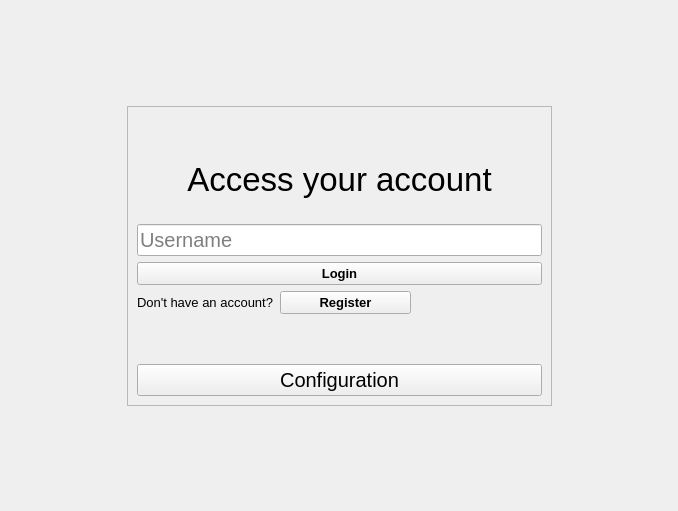
<?xml version="1.0" encoding="UTF-8"?>
<ui version="4.0">
 <class>LoginWidget</class>
 <widget class="QWidget" name="LoginWidget">
  <property name="geometry">
   <rect>
    <x>0</x>
    <y>0</y>
    <width>678</width>
    <height>511</height>
   </rect>
  </property>
  <property name="minimumSize">
   <size>
    <width>475</width>
    <height>400</height>
   </size>
  </property>
  <property name="windowTitle">
   <string notr="true">Form</string>
  </property>
  <layout class="QGridLayout" name="gridLayout">
   <item row="1" column="1">
    <widget class="QFrame" name="loginFrame">
     <property name="minimumSize">
      <size>
       <width>425</width>
       <height>300</height>
      </size>
     </property>
     <property name="frameShape">
      <enum>QFrame::Shape::StyledPanel</enum>
     </property>
     <property name="frameShadow">
      <enum>QFrame::Shadow::Raised</enum>
     </property>
     <layout class="QVBoxLayout" name="verticalLayout">
      <item>
       <spacer name="verticalSpacer">
        <property name="orientation">
         <enum>Qt::Orientation::Vertical</enum>
        </property>
        <property name="sizeHint" stdset="0">
         <size>
          <width>20</width>
          <height>40</height>
         </size>
        </property>
       </spacer>
      </item>
      <item>
       <widget class="QLabel" name="titleLabel">
        <property name="font">
         <font>
          <family>Arial</family>
          <pointsize>25</pointsize>
          <italic>false</italic>
          <fontweight>Black</fontweight>
         </font>
        </property>
        <property name="toolTip">
         <string/>
        </property>
        <property name="styleSheet">
         <string notr="true">font: 900 25pt &quot;Arial&quot;;</string>
        </property>
        <property name="text">
         <string>Access your account</string>
        </property>
        <property name="textFormat">
         <enum>Qt::TextFormat::PlainText</enum>
        </property>
        <property name="alignment">
         <set>Qt::AlignmentFlag::AlignCenter</set>
        </property>
        <property name="textInteractionFlags">
         <set>Qt::TextInteractionFlag::NoTextInteraction</set>
        </property>
       </widget>
      </item>
      <item>
       <spacer name="horizontalSpacer">
        <property name="orientation">
         <enum>Qt::Orientation::Horizontal</enum>
        </property>
        <property name="sizeHint" stdset="0">
         <size>
          <width>40</width>
          <height>20</height>
         </size>
        </property>
       </spacer>
      </item>
      <item>
       <widget class="QLineEdit" name="lineEdit">
        <property name="font">
         <font>
          <family>Arial</family>
          <pointsize>15</pointsize>
         </font>
        </property>
        <property name="placeholderText">
         <string>Username</string>
        </property>
       </widget>
      </item>
      <item>
       <widget class="QPushButton" name="mainButton">
        <property name="sizePolicy">
         <sizepolicy hsizetype="Expanding" vsizetype="Preferred">
          <horstretch>0</horstretch>
          <verstretch>0</verstretch>
         </sizepolicy>
        </property>
        <property name="font">
         <font>
          <family>Arial</family>
          <pointsize>10</pointsize>
          <bold>true</bold>
         </font>
        </property>
        <property name="text">
         <string>Login</string>
        </property>
       </widget>
      </item>
      <item>
       <layout class="QHBoxLayout" name="secondaryLayout">
        <item>
         <widget class="QLabel" name="secondaryLabel">
          <property name="font">
           <font>
            <family>Arial</family>
            <pointsize>10</pointsize>
           </font>
          </property>
          <property name="text">
           <string>Don't have an account?</string>
          </property>
         </widget>
        </item>
        <item>
         <widget class="QPushButton" name="secondaryButton">
          <property name="sizePolicy">
           <sizepolicy hsizetype="Expanding" vsizetype="Preferred">
            <horstretch>0</horstretch>
            <verstretch>0</verstretch>
           </sizepolicy>
          </property>
          <property name="font">
           <font>
            <family>Arial</family>
            <pointsize>10</pointsize>
            <bold>true</bold>
           </font>
          </property>
          <property name="text">
           <string>Register</string>
          </property>
         </widget>
        </item>
        <item>
         <spacer name="horizontalSpacer_2">
          <property name="orientation">
           <enum>Qt::Orientation::Horizontal</enum>
          </property>
          <property name="sizeHint" stdset="0">
           <size>
            <width>40</width>
            <height>20</height>
           </size>
          </property>
         </spacer>
        </item>
       </layout>
      </item>
      <item>
       <spacer name="verticalSpacer_2">
        <property name="orientation">
         <enum>Qt::Orientation::Vertical</enum>
        </property>
        <property name="sizeHint" stdset="0">
         <size>
          <width>20</width>
          <height>40</height>
         </size>
        </property>
       </spacer>
      </item>
      <item>
       <widget class="QPushButton" name="configButton">
        <property name="font">
         <font>
          <family>Arial</family>
          <pointsize>15</pointsize>
         </font>
        </property>
        <property name="text">
         <string>Configuration</string>
        </property>
       </widget>
      </item>
     </layout>
    </widget>
   </item>
   <item row="1" column="0">
    <spacer name="horizontalSpacer_L">
     <property name="orientation">
      <enum>Qt::Orientation::Horizontal</enum>
     </property>
     <property name="sizeHint" stdset="0">
      <size>
       <width>40</width>
       <height>20</height>
      </size>
     </property>
    </spacer>
   </item>
   <item row="0" column="1">
    <spacer name="verticalSpacer_T">
     <property name="orientation">
      <enum>Qt::Orientation::Vertical</enum>
     </property>
     <property name="sizeHint" stdset="0">
      <size>
       <width>20</width>
       <height>40</height>
      </size>
     </property>
    </spacer>
   </item>
   <item row="1" column="2">
    <spacer name="horizontalSpacer_R">
     <property name="orientation">
      <enum>Qt::Orientation::Horizontal</enum>
     </property>
     <property name="sizeHint" stdset="0">
      <size>
       <width>40</width>
       <height>20</height>
      </size>
     </property>
    </spacer>
   </item>
   <item row="2" column="1">
    <spacer name="verticalSpacer_D">
     <property name="orientation">
      <enum>Qt::Orientation::Vertical</enum>
     </property>
     <property name="sizeHint" stdset="0">
      <size>
       <width>20</width>
       <height>40</height>
      </size>
     </property>
    </spacer>
   </item>
  </layout>
 </widget>
 <resources/>
 <connections/>
</ui>
